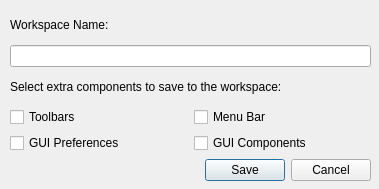
<?xml version="1.0" encoding="UTF-8"?>
<ui version="4.0">
 <class>WorkspaceDialog</class>
 <widget class="QDialog" name="WorkspaceDialog">
  <property name="geometry">
   <rect>
    <x>0</x>
    <y>0</y>
    <width>379</width>
    <height>189</height>
   </rect>
  </property>
  <property name="windowTitle">
   <string>Dialog</string>
  </property>
  <widget class="QWidget" name="layoutWidget">
   <property name="geometry">
    <rect>
     <x>10</x>
     <y>10</y>
     <width>361</width>
     <height>171</height>
    </rect>
   </property>
   <layout class="QVBoxLayout" name="verticalLayout">
    <item>
     <widget class="QLabel" name="nameLabel">
      <property name="sizePolicy">
       <sizepolicy hsizetype="Preferred" vsizetype="Preferred">
        <horstretch>0</horstretch>
        <verstretch>0</verstretch>
       </sizepolicy>
      </property>
      <property name="text">
       <string>Workspace Name:</string>
      </property>
     </widget>
    </item>
    <item>
     <widget class="QLineEdit" name="nameLineEdit"/>
    </item>
    <item>
     <widget class="QLabel" name="componentsLabel">
      <property name="text">
       <string>Select extra components to save to the workspace:</string>
      </property>
     </widget>
    </item>
    <item>
     <layout class="QGridLayout" name="gridLayout">
      <item row="0" column="1">
       <widget class="QCheckBox" name="menubarCheck">
        <property name="text">
         <string>Menu Bar</string>
        </property>
       </widget>
      </item>
      <item row="1" column="1">
       <widget class="QCheckBox" name="componentsCheck">
        <property name="text">
         <string>GUI Components</string>
        </property>
       </widget>
      </item>
      <item row="0" column="0">
       <widget class="QCheckBox" name="toolbarsCheck">
        <property name="text">
         <string>Toolbars</string>
        </property>
       </widget>
      </item>
      <item row="1" column="0">
       <widget class="QCheckBox" name="prefsCheck">
        <property name="text">
         <string>GUI Preferences</string>
        </property>
       </widget>
      </item>
     </layout>
    </item>
    <item>
     <widget class="QDialogButtonBox" name="buttonBox">
      <property name="standardButtons">
       <set>QDialogButtonBox::Cancel|QDialogButtonBox::Save</set>
      </property>
     </widget>
    </item>
   </layout>
  </widget>
 </widget>
 <resources/>
 <connections/>
</ui>
